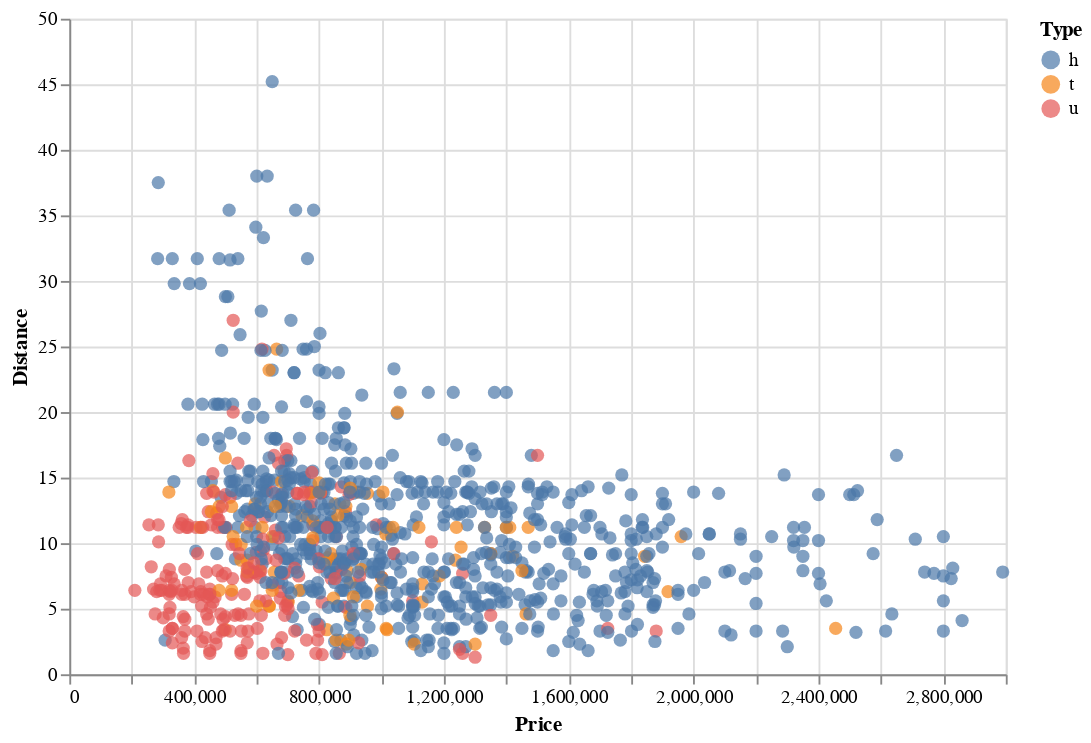

Write notebook code for a chart like this one.
### Code cell
alt.Chart(df).mark_circle(size=50).encode(
    x = 'Price',
    y = 'Distance',
    color = 'Type'
).properties(
    height = 350, width = 500
)

### Figure 1 — Vega-Lite specification as saved in the notebook (floating-point values rounded to 4 significant figures; data arrays with more than 128 entries replaced by an {"elided": "..."} marker saying what was removed)
{"config": {"view": {"continuousWidth": 400, "continuousHeight": 300}}, "data": {"name": "data-0b30a7d3a1d3b4bbe76ab6254da7b946"}, "mark": {"type": "circle", "size": 50}, "encoding": {"color": {"type": "nominal", "field": "Type"}, "x": {"type": "quantitative", "field": "Price"}, "y": {"type": "quantitative", "field": "Distance"}}, "height": 350, "width": 500, "$schema": "https://vega.github.io/schema/vega-lite/v4.8.1.json", "datasets": {"data-0b30a7d3a1d3b4bbe76ab6254da7b946": {"elided": "1000 records"}}}
